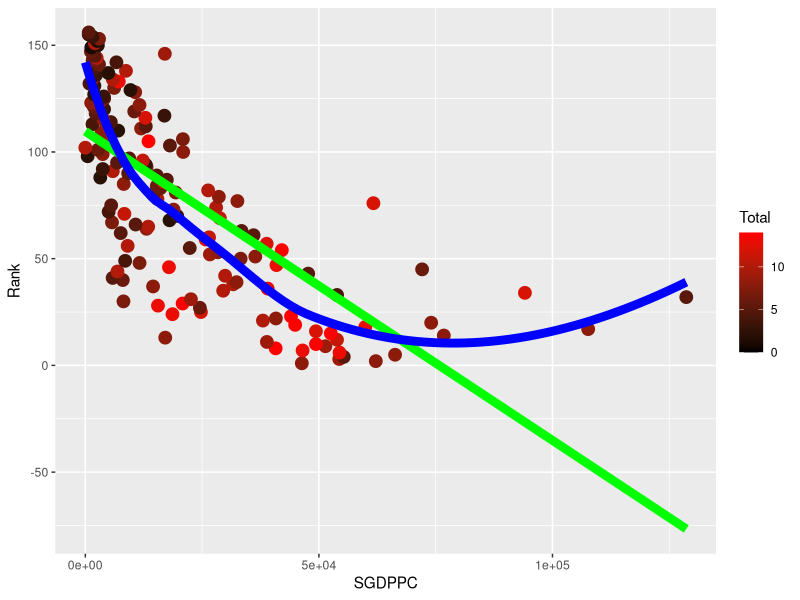
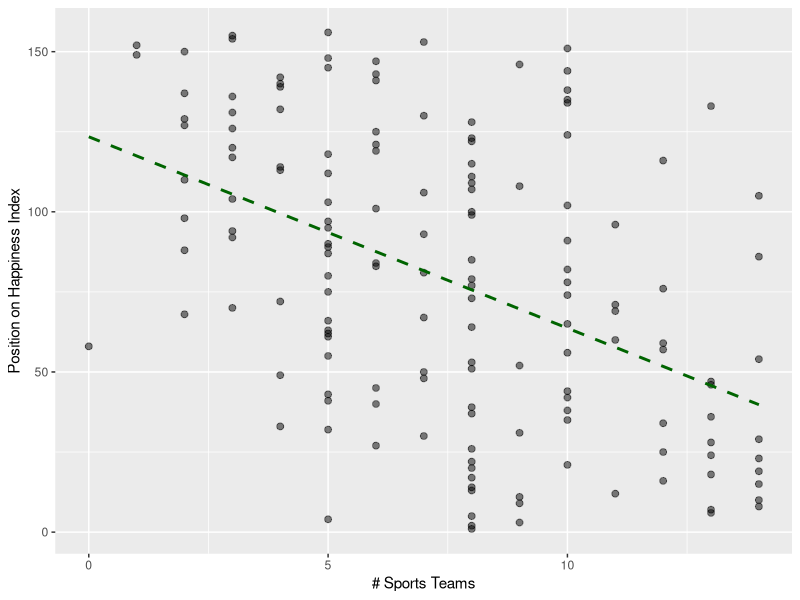
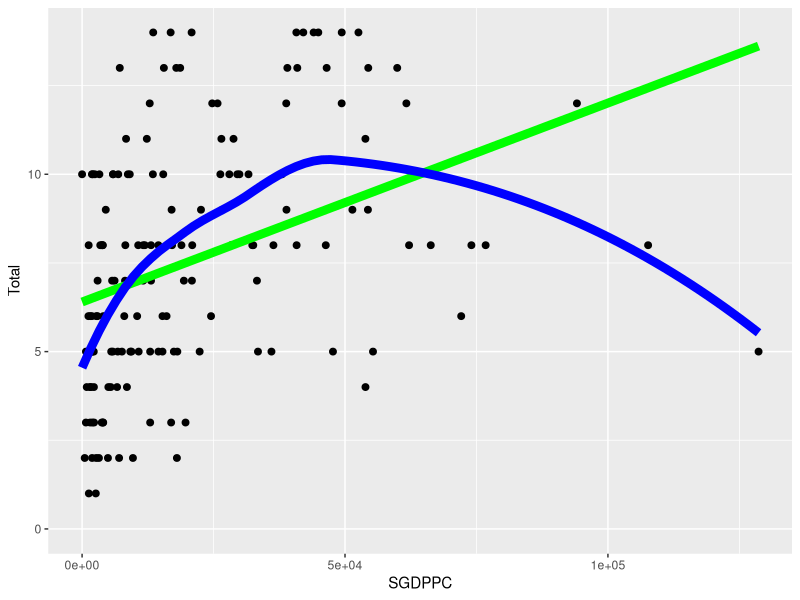
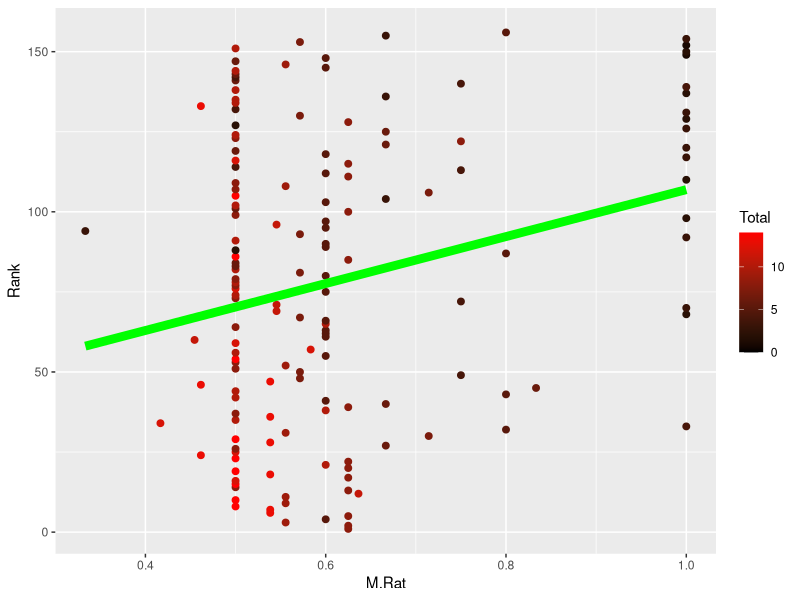
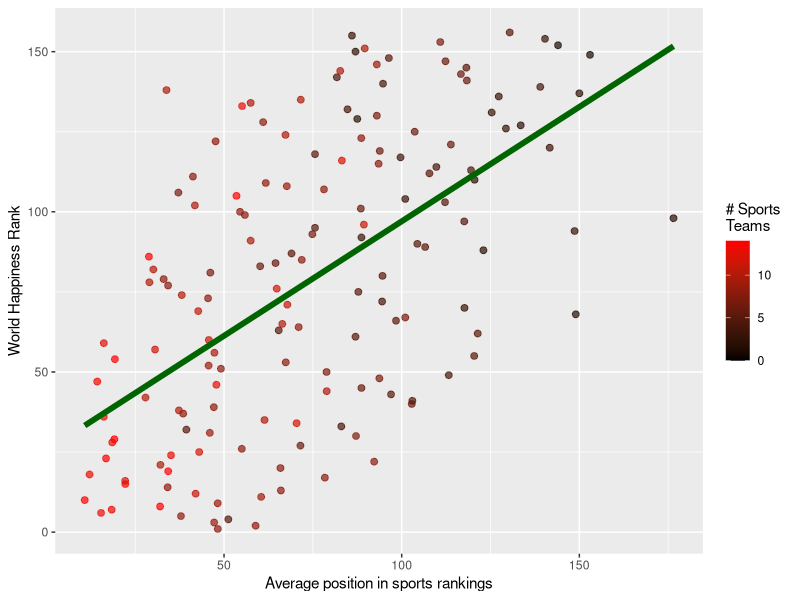

Reproduce these figures in R, in order.
library('ggplot2')
library('readr')
library('ggthemes')
library('dplyr')
library('magrittr')

data <- read_csv('data/happiness.csv', col_names = T, na = c("#N/A", "#DIV/0!", ""), trim_ws = T)
men.cats <- colnames(select(data, contains(".M")))
women.cats <- colnames(select(data, contains(".W")))

# HAPPINESS INDEX INCREASES WITH GDP
p1 <- ggplot(data, aes(x = SGDPPC, y = Rank, color = Total)) + 
  geom_point(size = 4) + 
  geom_smooth(method = c('lm'), se = F, color = 'green', size = 3) +
  geom_smooth(method = c('auto'), se = F, color = 'blue', size = 3) +
  scale_color_continuous(low = 'black', high = 'red')
p1
# KENDALL'S TAU CORRELATION (DISCRETE VARIABLES)
p1.cor <- with(data, cor.test(Rank, SGDPPC, method = 'kendall'))$estimate[[1]] #p-value = 2.2e-16

# HAPPINESS INDEX INCREASES WITH NUMBER OF TOTAL SPORTS TEAMS [MAIN ITEM]
p2 <- ggplot(data, aes(x = Total, y = Rank)) + 
  geom_point(size = 2, alpha = 0.5, color = 'black') +
  geom_smooth(method = 'lm', se = F, color = 'darkgreen', size = 1, linetype = 'dashed') +
  xlab('# Sports Teams') + ylab('Position on Happiness Index')
p2
# KENDALL'S TAU CORRELATION (LOTS OF TIES)
p2.cor <- with(data, cor.test(Rank, Total, method = 'kendall'))$estimate[[1]] #p-value = 7.6e-09

# GDP CORRELATES WITH THE TOTAL NUMBER OF TEAMS --> # of sports teams is a representative of GDP
p3 <- ggplot(data, aes(x = SGDPPC, y = Total)) +
  geom_point(size = 2) +
  geom_smooth(method = 'lm', se = F, color = 'green', size = 3) +
  geom_smooth(method = 'loess', se = F, color = 'blue', size = 3)
p3
p3.cor <- with(data, cor.test(SGDPPC, Total), method = 'kendall')$estimate[[1]]#p-value = 3.2e-06

# HAPPINESS INDEX IS HIGHER WITH AT LEAST (ONE-THIRD) OF TOTAL AS WOMEN'S TEAM
# TODO: run this on a subset of the middle third data
no.women <- data %>%
  filter(W.Rat <= (1/3))
women <- data %>%
  filter(W.Rat > (1/3))

no.women.median <- no.women$Rank %>% # median with women = 71, median without = 120
  median()
women.median <- women$Rank %>%
  median()
no.women$Rank %<>% as.numeric
women$Rank %<>% as.numeric
no.women.avg <- no.women$Rank %>% # average with women = 71.51261, average without = 102.1667
  mean(na.action = na.omit)
women.avg <- women$Rank %>%
  mean(na.action = na.omit)

# FIRST THIRD
first.third.no.women <- data %>%
  filter(W.Rat <= (1/3) & Rank <= 52)

first.third.women <- data %>%
  filter(W.Rat > (1/3) & Rank <= 52)

fir.no.women.median <- first.third.no.women$Rank %>% # median with women = 22.5, median without = 36.5
  median()
fir.women.median <- first.third.women$Rank %>%
  median()
first.third.no.women$Rank %<>% as.numeric
first.third.women$Rank %<>% as.numeric
fir.no.women.avg <- first.third.no.women$Rank %>% # average with women = 24.5, average without = 37.4
  mean(na.action = na.omit)
fir.women.avg <- first.third.women$Rank %>%
  mean(na.action = na.omit)

# MIDDLE THIRD
middle.third.no.women <- data %>%
  filter(W.Rat <= (1/3) & Rank > 52 & Rank < 104)

middle.third.women <- data %>%
  filter(W.Rat > (1/3) & Rank > 52 & Rank < 104)

mid.no.women.median <- middle.third.no.women$Rank %>% # median with women = 78.5, median without = 79.5
  median()
mid.women.median <- middle.third.women$Rank %>%
  median()
middle.third.no.women$Rank %<>% as.numeric
middle.third.women$Rank %<>% as.numeric
mid.no.women.avg <- middle.third.no.women$Rank %>% # average with women = 78.0, average without = 81.2
  mean(na.action = na.omit)
mid.women.avg <- middle.third.women$Rank %>%
  mean(na.action = na.omit)

# FINAL THIRD
final.third.no.women <- data %>%
  filter(W.Rat <= (1/3) & Rank >= 104)

final.third.women <- data %>%
  filter(W.Rat > (1/3) & Rank >= 104)

fin.no.women.median <- final.third.no.women$Rank %>% # median with women = 130, median without = 130
  median()
fin.women.median <- final.third.women$Rank %>%
  median()
final.third.no.women$Rank %<>% as.numeric
final.third.women$Rank %<>% as.numeric
fin.no.women.avg <- final.third.no.women$Rank %>% # average with women = 128.7, average without = 131.4
  mean(na.action = na.omit)
fin.women.avg <- final.third.women$Rank %>%
  mean(na.action = na.omit)

# MALE-DOMINANCE IN SPORTS CORRELATES TO LOWER HAPPINESS RANKINGS --> EQUALITY
p4 <- ggplot(data, aes(x = M.Rat, y = Rank, color = Total)) +
  geom_point(size = 2) +
  geom_smooth(method = 'lm', se = F, color = 'green', size = 3) +
  scale_color_continuous(low = 'black', high = 'red')
p4
p4.cor <- with(data, cor.test(M.Rat, Rank), method = 'kendall')$estimate[[1]]#p-value = 3.2e-06

# HAPPINESS INDEX IS HIGHER WITH THE EXISTENCE OF SPORTS TEAMS
no.teams <- data %>%
  filter(Total <= 2)
teams <- data %>%
  filter(Total > 2)

no.teams.median <- no.teams$Rank %>% # median with sports = 75, median without = 127
  median()
teams.median <- teams$Rank %>%
  median()
no.teams$Rank %<>% as.numeric
teams$Rank %<>% as.numeric
no.teams.avg <- no.teams$Rank %>% # average with sports = 75.72414, average without = 115.0909
  mean(na.action = na.omit)
teams.avg <- teams$Rank %>%
  mean(na.action = na.omit)

# INVESTIGATING PERFORMANCE OF SPORTS TEAMS WITH POSITION ON WORLD HAPPINESS INDEX
# UNWEIGHTED AVERAGE (irrespective of total number of teams)
data$U.Avg <- data %>%
  select(c(men.cats, women.cats)) %>%
  rowMeans(na.rm = T)
p5 <- ggplot(data, aes(x = U.Avg, y = Rank, color = Total)) + 
  geom_point(size = 2, alpha = 0.7) + 
  geom_smooth(method = 'lm', se = F, color = 'darkgreen', size = 2) +
  scale_color_continuous(low = 'black', high = 'red') + 
  xlab('Average position in sports rankings') + ylab('World Happiness Rank')
p5$labels$colour = '# Sports \nTeams'
p5
p5.cor <- with(data, cor.test(Rank, U.Avg, method = 'kendall'))$estimate[[1]] #p-value = 5.1e-15

# BEST MEN'S/WOMEN'S/AGGREGATE NATIONS
data$W.Avg <- data %>%
  select(c(women.cats)) %>%
  rowMeans(na.rm = T)
data$M.Avg <- data %>%
  select(c(men.cats)) %>%
  rowMeans(na.rm = T)
best.agg <- data[order(data$U.Avg)[1 : 10], c("Country", "Rank", "U.Avg", "Total")]
best.wom <- data[order(data$W.Avg)[1 : 10], c("Country", "Rank", "W.Avg", "Total")]
best.men <- data[order(data$M.Avg)[1 : 10], c("Country", "Rank", "M.Avg", "Total")]
